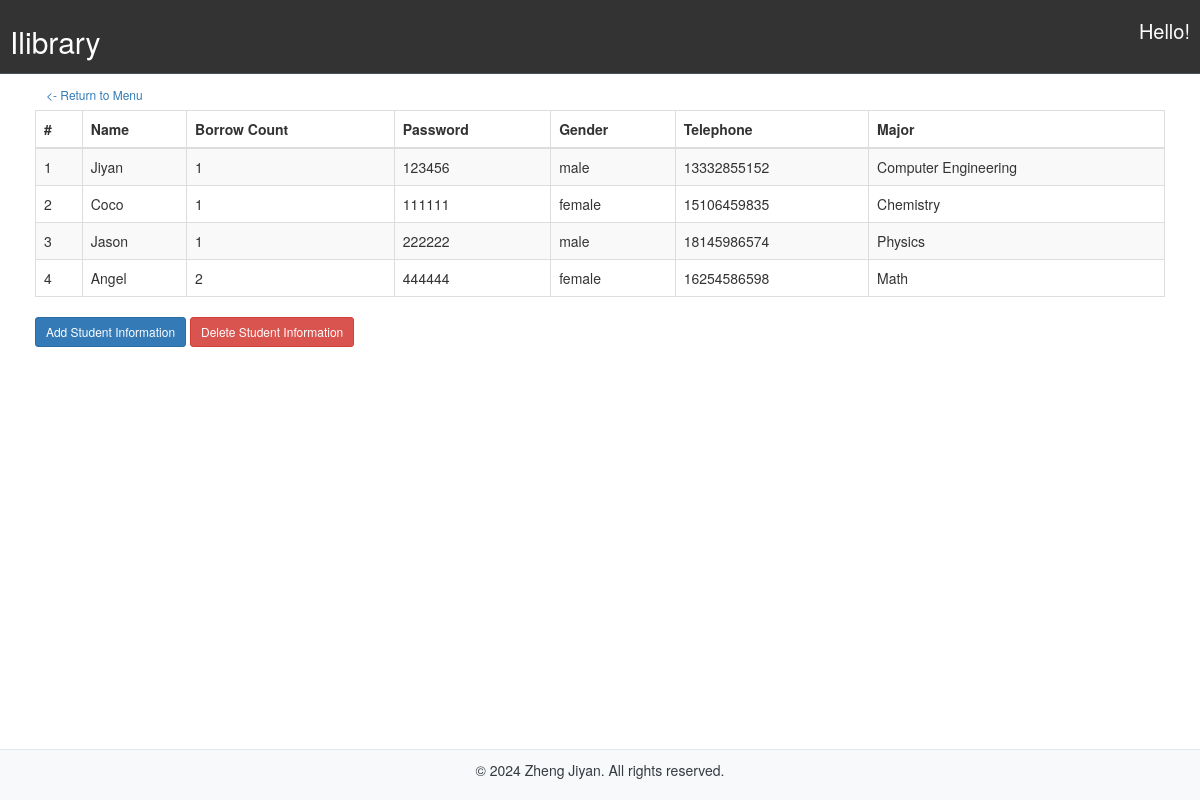
Screenshot of /studentList (signed in) with the database file from the repository.
### tables this page shows
CREATE TABLE "Student" (
                    Id INTEGER PRIMARY KEY,
                    Name VARCHAR(50),
                    BorrowCount INTEGER,
                    Password VARCHAR(50)
                , Gender VARCHAR(20), Telephone VARCHAR(20), Major VARCHAR(20));

### app.py (the view)
@app.route('/studentList')
@login_required
def student_list():
    cur = get_db().cursor()
    students = cur.execute("SELECT * FROM Student").fetchall()
    return render_template('student_list.html', students=students)

### app.py (called while the page is built)
@login_manager.user_loader
def load_user(user_id):
    cur = sqlite3.connect('library.db').cursor()
    if user_id == "0":
        print("admin")
        res = cur.execute("SELECT * FROM Admin WHERE Id = ?", (user_id,))
    else:
        res = cur.execute("SELECT * FROM Student WHERE Id = ?", (user_id,))
    result = res.fetchone()
    if result:
        return User(result[0], result[1], (user_id==0))
    return None

def get_db():
    db = getattr(g, '_database', None)
    if db is None:
        db = g._database = sqlite3.connect(DATABASE)
    return db

@app.before_request
def connect_database():
    get_db()

@app.teardown_request
def teardown_request(exception):
    db = getattr(g, '_database', None)
    if db is not None:
        db.close()
    return None

### templates/student_list.html
{% extends 'base.html' %}
{% block content %}
<div class="container mt-4">
    <div class="row">
        <div class="col-md-12">
            <a href="{{ url_for('menu', admin=1) }}" class="btn btn-link btn-sm mb-3">&lt;- Return to Menu</a>
            <table class="table table-striped table-bordered">
                <thead class="thead-dark">
                    <tr>
                        <th scope="col">#</th>
                        <th scope="col">Name</th>
                        <th scope="col">Borrow Count</th>
                        <th scope="col">Password</th>
                        <th scope="col">Gender</th>
                        <th scope="col">Telephone</th>
                        <th scope="col">Major</th>
                    </tr>
                </thead>
                <tbody>
                    {% for student in students %}
                    <tr>
                        <td>{{ student[0] }}</td>
                        <td>{{ student[1] }}</td>
                        <td>{{ student[2] }}</td>
                        <td>{{ student[3] }}</td>
                        <td>{{ student[4] }}</td>
                        <td>{{ student[5] }}</td>
                        <td>{{ student[6] }}</td>
                    </tr>
                    {% endfor %}
                </tbody>
            </table>
            <div class="d-flex justify-content-between mt-3">
                <a href="{{ url_for('add_reader') }}" class="btn btn-primary btn-sm">Add Student Information</a>
                <a href="{{ url_for('delete_reader') }}" class="btn btn-danger btn-sm">Delete Student Information</a>
            </div>
        </div>
    </div>
</div>
{% endblock %}

### rows the page displays
Student: Id "1", Name "Jiyan", BorrowCount "1", Password "123456", Gender "male", Telephone "13332855152", Major "Computer Engineering"
Student: Id "2", Name "Coco", BorrowCount "1", Password "111111", Gender "female", Telephone "15106459835", Major "Chemistry"
Student: Id "3", Name "Jason", BorrowCount "1", Password "222222", Gender "male", Telephone "18145986574", Major "Physics"
Student: Id "4", Name "Angel", BorrowCount "2", Password "444444", Gender "female", Telephone "16254586598", Major "Math"
